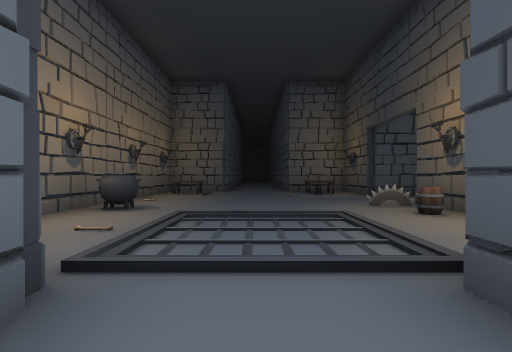
View 1 (above)

19 first-person views from a walk through a scene from a Unity 3-D project. The camera is 1.2 m above the floor, looks level and sees 85° across. The floor is counted in squares, 2 m on a side. Each view is taken from the middle of a square. On the plan, view 1 faces up. The plan holds only what a view shows up to about 9 squares ahead; the rest is blank. The place goes on beyond the plan. The player is left out. Some animated figures are left out.

View 2
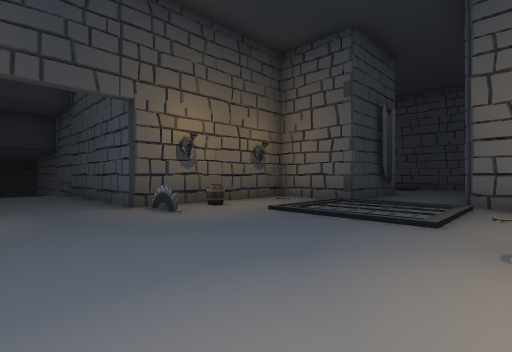

View 3
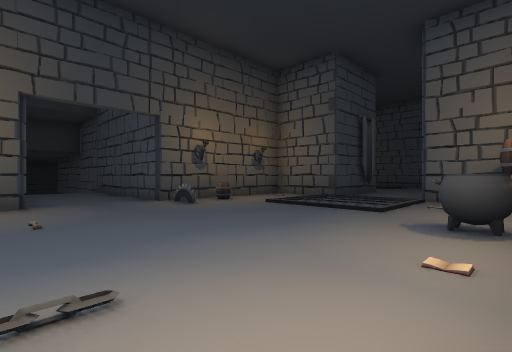

View 4
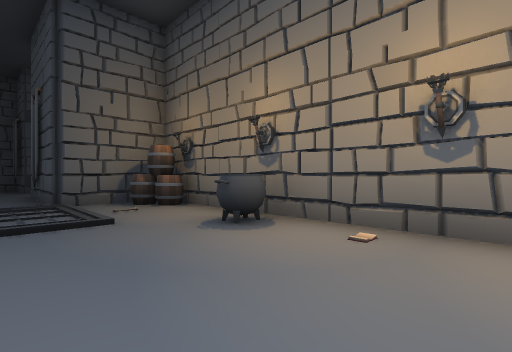

View 5
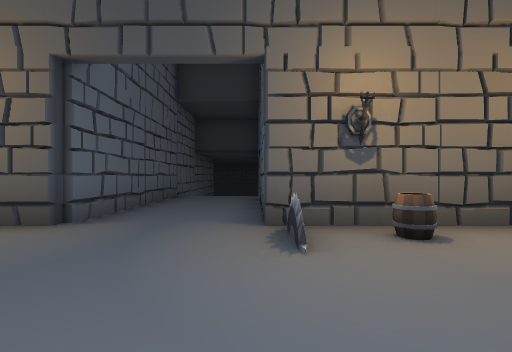

View 6
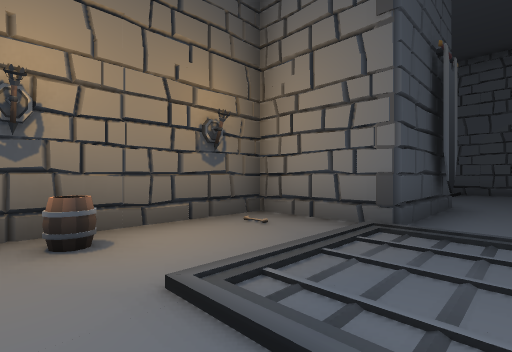

View 7
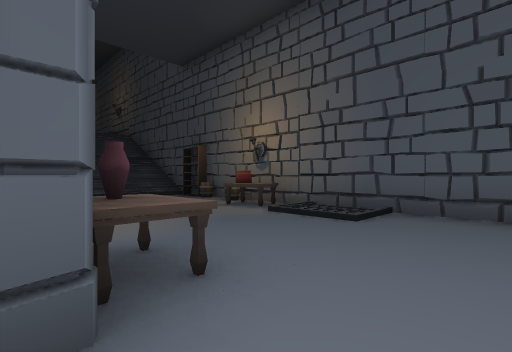

View 8
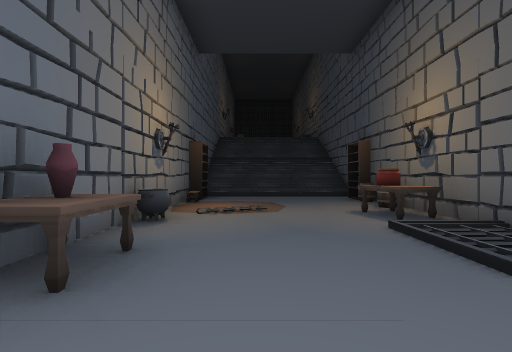

View 9
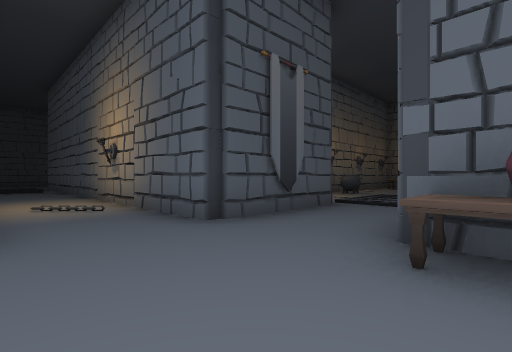

View 10
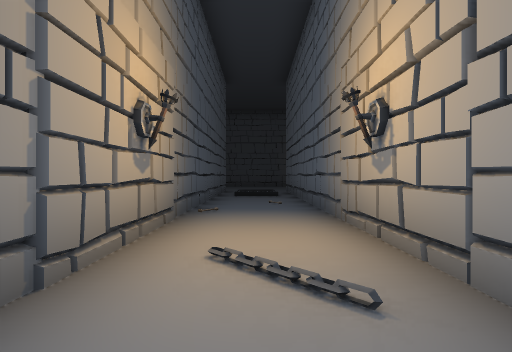

View 11
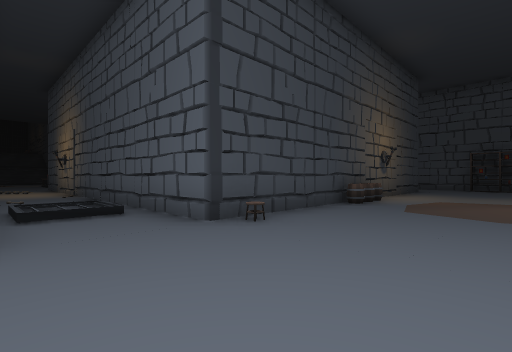

View 12
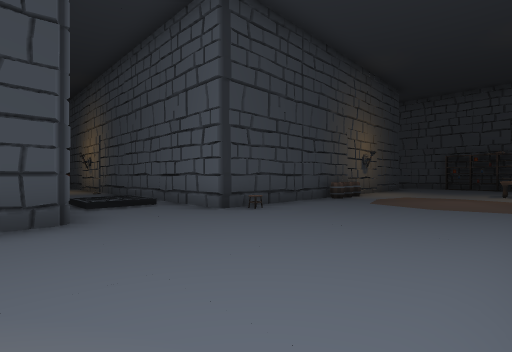

View 13
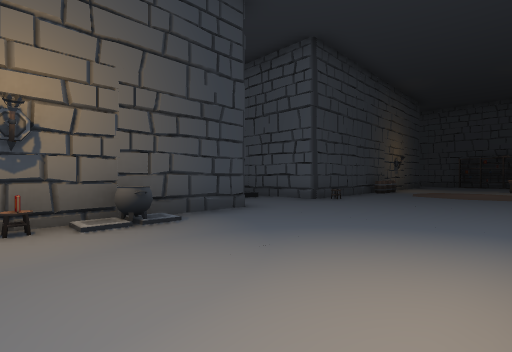

View 14
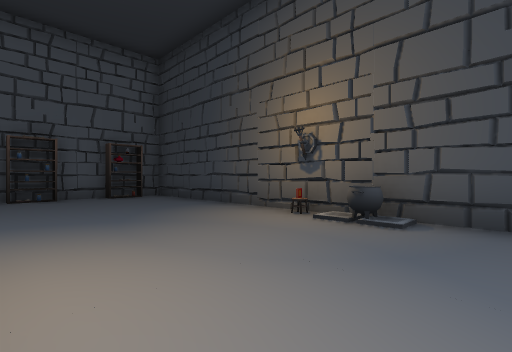

View 15
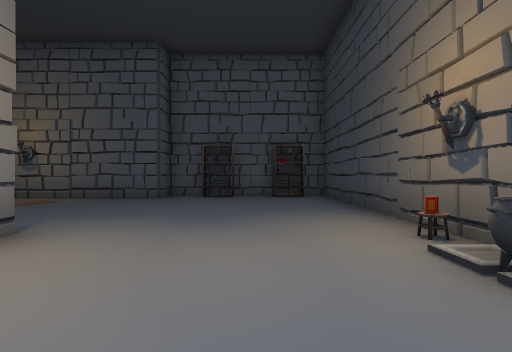

View 16
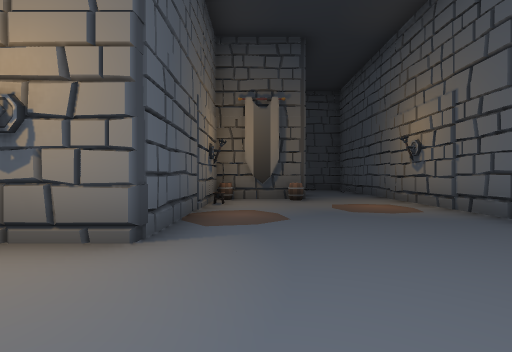

View 17
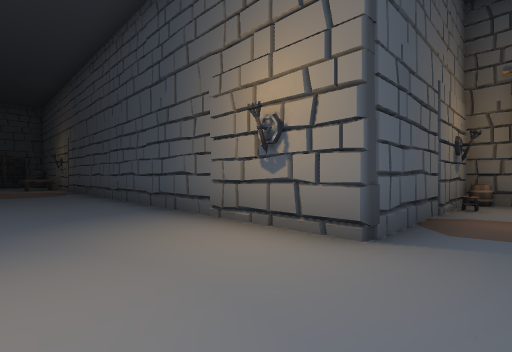

View 18
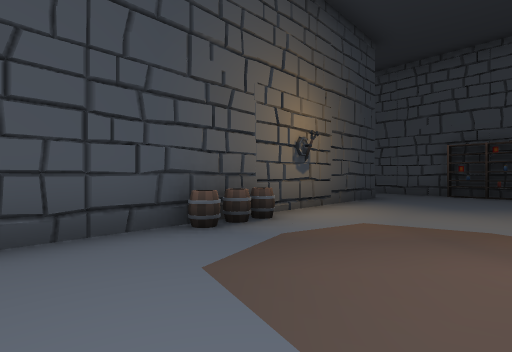

View 19
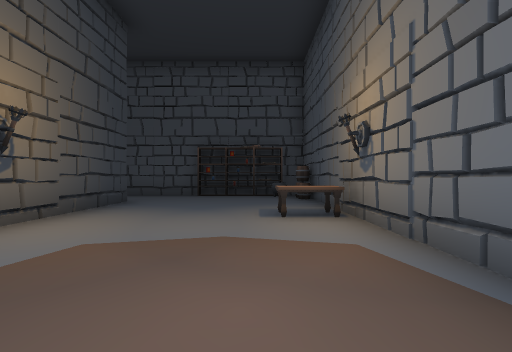

### Floor plan
Key: @ floor where view 1 was taken; # wall or solid block; . floor; / step, stairs or slope; O other object.
Columns run from 24 left of view 1 to 9 right of it. Each row starts with its distance up from view 1.
  9                     #.......######
  8       ####          #............#
  7 #######.OOO#        #............
  6 ........O..#        #.......######
  5 ...........#        #O.....##
  4   O........#        #..///.O#
  3  #O........#        #O./....#
  2   OO###....O         OO///..#
  1       #....O         ###.####
  0       #....#          ##@##
 -1       #....#############.######O
 -2       #..................OO.O. ./
 -3       #....................... ./
 -4       #........................./
 -5       #....###########  ...OO..O/
 -6       #....#            #####O#O##
 -7       #....#
 -8       #.  .O
 -9       #.  .O
-10       #....#
-11       #O...#
-12       #....#
-13       #....#
-14       #O....
-15       #OO....
-16       ##OO###

Positions as (right, up) in squares from view 1, and headings:
1: (0, 0), facing up
2: (-2, 8), facing down-right
3: (-3, 9), facing down-right
4: (0, 8), facing down-left
5: (0, 6), facing right
6: (0, 5), facing down-right
7: (0, -1), facing down-right
8: (0, -3), facing right
9: (2, -4), facing up-left
10: (-2, -3), facing left
11: (-16, -2), facing down-right
12: (-17, -1), facing down-right
13: (-17, 2), facing down-right
14: (-17, -1), facing up-right
15: (-15, -1), facing up
16: (-15, 3), facing left
17: (-15, 3), facing down-left
18: (-16, -6), facing down-right
19: (-16, -7), facing down
